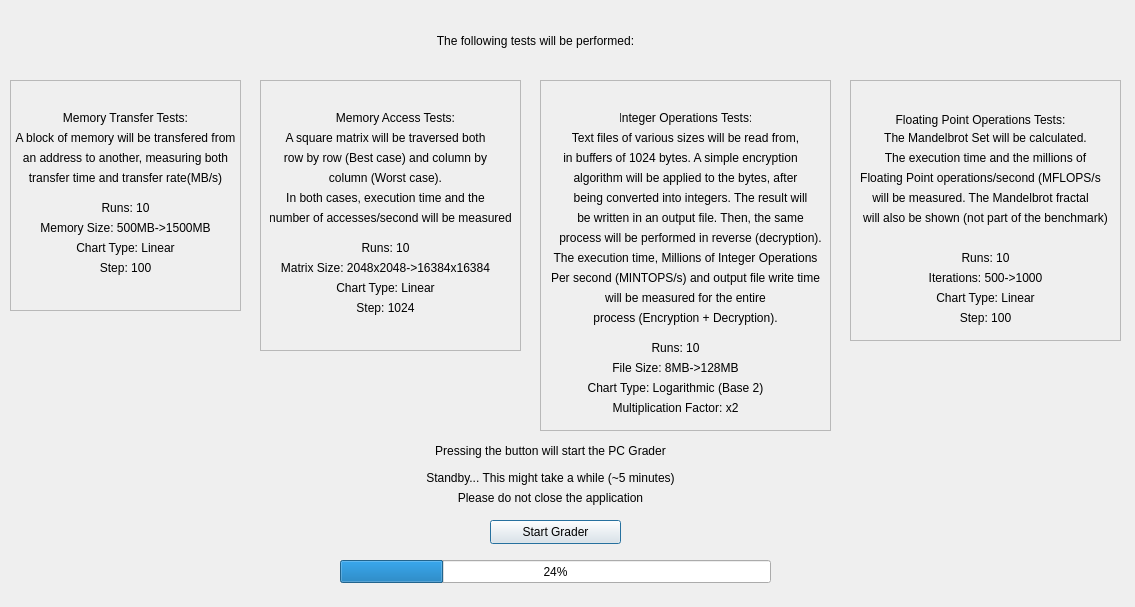
<?xml version="1.0" encoding="UTF-8"?>
<ui version="4.0">
 <class>RCDPcgrader</class>
 <widget class="QDialog" name="RCDPcgrader">
  <property name="geometry">
   <rect>
    <x>0</x>
    <y>0</y>
    <width>1135</width>
    <height>607</height>
   </rect>
  </property>
  <property name="windowTitle">
   <string>Dialog</string>
  </property>
  <widget class="QLabel" name="labelText">
   <property name="geometry">
    <rect>
     <x>360</x>
     <y>440</y>
     <width>381</width>
     <height>21</height>
    </rect>
   </property>
   <property name="text">
    <string>Pressing the button will start the PC Grader</string>
   </property>
   <property name="alignment">
    <set>Qt::AlignmentFlag::AlignCenter</set>
   </property>
  </widget>
  <widget class="QPushButton" name="btnStart">
   <property name="geometry">
    <rect>
     <x>490</x>
     <y>520</y>
     <width>131</width>
     <height>24</height>
    </rect>
   </property>
   <property name="text">
    <string>Start Grader</string>
   </property>
  </widget>
  <widget class="QLabel" name="labelStandby">
   <property name="geometry">
    <rect>
     <x>410</x>
     <y>470</y>
     <width>281</width>
     <height>16</height>
    </rect>
   </property>
   <property name="text">
    <string>Standby... This might take a while (~5 minutes)</string>
   </property>
   <property name="alignment">
    <set>Qt::AlignmentFlag::AlignCenter</set>
   </property>
  </widget>
  <widget class="QLabel" name="label">
   <property name="geometry">
    <rect>
     <x>270</x>
     <y>20</y>
     <width>531</width>
     <height>41</height>
    </rect>
   </property>
   <property name="text">
    <string>The following tests will be performed:</string>
   </property>
   <property name="alignment">
    <set>Qt::AlignmentFlag::AlignCenter</set>
   </property>
  </widget>
  <widget class="QLabel" name="label_3">
   <property name="geometry">
    <rect>
     <x>10</x>
     <y>130</y>
     <width>231</width>
     <height>16</height>
    </rect>
   </property>
   <property name="text">
    <string>A block of memory will be transfered from</string>
   </property>
   <property name="alignment">
    <set>Qt::AlignmentFlag::AlignCenter</set>
   </property>
  </widget>
  <widget class="QLabel" name="label_4">
   <property name="geometry">
    <rect>
     <x>10</x>
     <y>150</y>
     <width>231</width>
     <height>16</height>
    </rect>
   </property>
   <property name="text">
    <string>an address to another, measuring both</string>
   </property>
   <property name="alignment">
    <set>Qt::AlignmentFlag::AlignCenter</set>
   </property>
  </widget>
  <widget class="QLabel" name="label_5">
   <property name="geometry">
    <rect>
     <x>10</x>
     <y>200</y>
     <width>231</width>
     <height>16</height>
    </rect>
   </property>
   <property name="text">
    <string>Runs: 10</string>
   </property>
   <property name="alignment">
    <set>Qt::AlignmentFlag::AlignCenter</set>
   </property>
  </widget>
  <widget class="QLabel" name="label_6">
   <property name="geometry">
    <rect>
     <x>10</x>
     <y>220</y>
     <width>231</width>
     <height>16</height>
    </rect>
   </property>
   <property name="text">
    <string>Memory Size: 500MB-&gt;1500MB</string>
   </property>
   <property name="alignment">
    <set>Qt::AlignmentFlag::AlignCenter</set>
   </property>
  </widget>
  <widget class="QLabel" name="label_7">
   <property name="geometry">
    <rect>
     <x>10</x>
     <y>240</y>
     <width>231</width>
     <height>16</height>
    </rect>
   </property>
   <property name="text">
    <string>Chart Type: Linear</string>
   </property>
   <property name="alignment">
    <set>Qt::AlignmentFlag::AlignCenter</set>
   </property>
  </widget>
  <widget class="QLabel" name="label_8">
   <property name="geometry">
    <rect>
     <x>10</x>
     <y>260</y>
     <width>231</width>
     <height>16</height>
    </rect>
   </property>
   <property name="text">
    <string>Step: 100</string>
   </property>
   <property name="alignment">
    <set>Qt::AlignmentFlag::AlignCenter</set>
   </property>
  </widget>
  <widget class="QLabel" name="label_9">
   <property name="geometry">
    <rect>
     <x>270</x>
     <y>150</y>
     <width>231</width>
     <height>16</height>
    </rect>
   </property>
   <property name="text">
    <string>row by row (Best case) and column by</string>
   </property>
   <property name="alignment">
    <set>Qt::AlignmentFlag::AlignCenter</set>
   </property>
  </widget>
  <widget class="QLabel" name="label_10">
   <property name="geometry">
    <rect>
     <x>270</x>
     <y>130</y>
     <width>231</width>
     <height>16</height>
    </rect>
   </property>
   <property name="text">
    <string>A square matrix will be traversed both</string>
   </property>
   <property name="alignment">
    <set>Qt::AlignmentFlag::AlignCenter</set>
   </property>
  </widget>
  <widget class="QLabel" name="label_12">
   <property name="geometry">
    <rect>
     <x>270</x>
     <y>300</y>
     <width>231</width>
     <height>16</height>
    </rect>
   </property>
   <property name="text">
    <string>Step: 1024</string>
   </property>
   <property name="alignment">
    <set>Qt::AlignmentFlag::AlignCenter</set>
   </property>
  </widget>
  <widget class="QLabel" name="label_13">
   <property name="geometry">
    <rect>
     <x>270</x>
     <y>280</y>
     <width>231</width>
     <height>16</height>
    </rect>
   </property>
   <property name="text">
    <string>Chart Type: Linear</string>
   </property>
   <property name="alignment">
    <set>Qt::AlignmentFlag::AlignCenter</set>
   </property>
  </widget>
  <widget class="QLabel" name="label_14">
   <property name="geometry">
    <rect>
     <x>270</x>
     <y>260</y>
     <width>231</width>
     <height>16</height>
    </rect>
   </property>
   <property name="text">
    <string>Matrix Size: 2048x2048-&gt;16384x16384</string>
   </property>
   <property name="alignment">
    <set>Qt::AlignmentFlag::AlignCenter</set>
   </property>
  </widget>
  <widget class="QLabel" name="label_15">
   <property name="geometry">
    <rect>
     <x>270</x>
     <y>240</y>
     <width>231</width>
     <height>16</height>
    </rect>
   </property>
   <property name="text">
    <string>Runs: 10</string>
   </property>
   <property name="alignment">
    <set>Qt::AlignmentFlag::AlignCenter</set>
   </property>
  </widget>
  <widget class="QLabel" name="label_16">
   <property name="geometry">
    <rect>
     <x>10</x>
     <y>170</y>
     <width>231</width>
     <height>16</height>
    </rect>
   </property>
   <property name="text">
    <string>transfer time and transfer rate(MB/s)</string>
   </property>
   <property name="alignment">
    <set>Qt::AlignmentFlag::AlignCenter</set>
   </property>
  </widget>
  <widget class="QLabel" name="label_17">
   <property name="geometry">
    <rect>
     <x>270</x>
     <y>170</y>
     <width>231</width>
     <height>16</height>
    </rect>
   </property>
   <property name="text">
    <string>column (Worst case).</string>
   </property>
   <property name="alignment">
    <set>Qt::AlignmentFlag::AlignCenter</set>
   </property>
  </widget>
  <widget class="QLabel" name="label_18">
   <property name="geometry">
    <rect>
     <x>270</x>
     <y>190</y>
     <width>231</width>
     <height>16</height>
    </rect>
   </property>
   <property name="text">
    <string>In both cases, execution time and the</string>
   </property>
   <property name="alignment">
    <set>Qt::AlignmentFlag::AlignCenter</set>
   </property>
  </widget>
  <widget class="QLabel" name="label_19">
   <property name="geometry">
    <rect>
     <x>270</x>
     <y>210</y>
     <width>241</width>
     <height>16</height>
    </rect>
   </property>
   <property name="text">
    <string>number of accesses/second will be measured</string>
   </property>
   <property name="alignment">
    <set>Qt::AlignmentFlag::AlignCenter</set>
   </property>
  </widget>
  <widget class="QLabel" name="label_21">
   <property name="geometry">
    <rect>
     <x>570</x>
     <y>130</y>
     <width>231</width>
     <height>16</height>
    </rect>
   </property>
   <property name="text">
    <string>Text files of various sizes will be read from,</string>
   </property>
   <property name="alignment">
    <set>Qt::AlignmentFlag::AlignCenter</set>
   </property>
  </widget>
  <widget class="QLabel" name="label_23">
   <property name="geometry">
    <rect>
     <x>620</x>
     <y>110</y>
     <width>131</width>
     <height>16</height>
    </rect>
   </property>
   <property name="text">
    <string>Integer Operations Tests:</string>
   </property>
   <property name="alignment">
    <set>Qt::AlignmentFlag::AlignCenter</set>
   </property>
  </widget>
  <widget class="QLabel" name="label_24">
   <property name="geometry">
    <rect>
     <x>560</x>
     <y>400</y>
     <width>231</width>
     <height>16</height>
    </rect>
   </property>
   <property name="text">
    <string>Multiplication Factor: x2</string>
   </property>
   <property name="alignment">
    <set>Qt::AlignmentFlag::AlignCenter</set>
   </property>
  </widget>
  <widget class="QLabel" name="label_25">
   <property name="geometry">
    <rect>
     <x>560</x>
     <y>380</y>
     <width>231</width>
     <height>16</height>
    </rect>
   </property>
   <property name="text">
    <string>Chart Type: Logarithmic (Base 2)</string>
   </property>
   <property name="alignment">
    <set>Qt::AlignmentFlag::AlignCenter</set>
   </property>
  </widget>
  <widget class="QLabel" name="label_26">
   <property name="geometry">
    <rect>
     <x>560</x>
     <y>360</y>
     <width>231</width>
     <height>16</height>
    </rect>
   </property>
   <property name="text">
    <string>File Size: 8MB-&gt;128MB</string>
   </property>
   <property name="alignment">
    <set>Qt::AlignmentFlag::AlignCenter</set>
   </property>
  </widget>
  <widget class="QLabel" name="label_27">
   <property name="geometry">
    <rect>
     <x>560</x>
     <y>340</y>
     <width>231</width>
     <height>16</height>
    </rect>
   </property>
   <property name="text">
    <string>Runs: 10</string>
   </property>
   <property name="alignment">
    <set>Qt::AlignmentFlag::AlignCenter</set>
   </property>
  </widget>
  <widget class="QLabel" name="label_30">
   <property name="geometry">
    <rect>
     <x>560</x>
     <y>230</y>
     <width>261</width>
     <height>16</height>
    </rect>
   </property>
   <property name="text">
    <string>process will be performed in reverse (decryption).</string>
   </property>
   <property name="alignment">
    <set>Qt::AlignmentFlag::AlignCenter</set>
   </property>
  </widget>
  <widget class="QLabel" name="label_31">
   <property name="geometry">
    <rect>
     <x>550</x>
     <y>250</y>
     <width>271</width>
     <height>16</height>
    </rect>
   </property>
   <property name="text">
    <string>The execution time, Millions of Integer Operations</string>
   </property>
   <property name="alignment">
    <set>Qt::AlignmentFlag::AlignCenter</set>
   </property>
  </widget>
  <widget class="QLabel" name="label_32">
   <property name="geometry">
    <rect>
     <x>550</x>
     <y>270</y>
     <width>271</width>
     <height>16</height>
    </rect>
   </property>
   <property name="text">
    <string>Per second (MINTOPS/s) and output file write time</string>
   </property>
   <property name="alignment">
    <set>Qt::AlignmentFlag::AlignCenter</set>
   </property>
  </widget>
  <widget class="QLabel" name="label_33">
   <property name="geometry">
    <rect>
     <x>550</x>
     <y>290</y>
     <width>271</width>
     <height>16</height>
    </rect>
   </property>
   <property name="text">
    <string>will be measured for the entire</string>
   </property>
   <property name="alignment">
    <set>Qt::AlignmentFlag::AlignCenter</set>
   </property>
  </widget>
  <widget class="QLabel" name="label_34">
   <property name="geometry">
    <rect>
     <x>550</x>
     <y>310</y>
     <width>271</width>
     <height>16</height>
    </rect>
   </property>
   <property name="text">
    <string>process (Encryption + Decryption).</string>
   </property>
   <property name="alignment">
    <set>Qt::AlignmentFlag::AlignCenter</set>
   </property>
  </widget>
  <widget class="QLabel" name="label_35">
   <property name="geometry">
    <rect>
     <x>870</x>
     <y>150</y>
     <width>231</width>
     <height>16</height>
    </rect>
   </property>
   <property name="text">
    <string>The execution time and the millions of</string>
   </property>
   <property name="alignment">
    <set>Qt::AlignmentFlag::AlignCenter</set>
   </property>
  </widget>
  <widget class="QLabel" name="label_36">
   <property name="geometry">
    <rect>
     <x>870</x>
     <y>130</y>
     <width>231</width>
     <height>16</height>
    </rect>
   </property>
   <property name="text">
    <string>The Mandelbrot Set will be calculated.</string>
   </property>
   <property name="alignment">
    <set>Qt::AlignmentFlag::AlignCenter</set>
   </property>
  </widget>
  <widget class="QLabel" name="label_37">
   <property name="geometry">
    <rect>
     <x>860</x>
     <y>170</y>
     <width>241</width>
     <height>16</height>
    </rect>
   </property>
   <property name="text">
    <string>Floating Point operations/second (MFLOPS/s</string>
   </property>
   <property name="alignment">
    <set>Qt::AlignmentFlag::AlignCenter</set>
   </property>
  </widget>
  <widget class="QLabel" name="label_38">
   <property name="geometry">
    <rect>
     <x>890</x>
     <y>110</y>
     <width>181</width>
     <height>20</height>
    </rect>
   </property>
   <property name="text">
    <string>Floating Point Operations Tests:</string>
   </property>
   <property name="alignment">
    <set>Qt::AlignmentFlag::AlignCenter</set>
   </property>
  </widget>
  <widget class="QLabel" name="label_39">
   <property name="geometry">
    <rect>
     <x>870</x>
     <y>310</y>
     <width>231</width>
     <height>16</height>
    </rect>
   </property>
   <property name="text">
    <string>Step: 100</string>
   </property>
   <property name="alignment">
    <set>Qt::AlignmentFlag::AlignCenter</set>
   </property>
  </widget>
  <widget class="QLabel" name="label_40">
   <property name="geometry">
    <rect>
     <x>870</x>
     <y>290</y>
     <width>231</width>
     <height>16</height>
    </rect>
   </property>
   <property name="text">
    <string>Chart Type: Linear</string>
   </property>
   <property name="alignment">
    <set>Qt::AlignmentFlag::AlignCenter</set>
   </property>
  </widget>
  <widget class="QLabel" name="label_41">
   <property name="geometry">
    <rect>
     <x>870</x>
     <y>270</y>
     <width>231</width>
     <height>16</height>
    </rect>
   </property>
   <property name="text">
    <string>Iterations: 500-&gt;1000</string>
   </property>
   <property name="alignment">
    <set>Qt::AlignmentFlag::AlignCenter</set>
   </property>
  </widget>
  <widget class="QLabel" name="label_42">
   <property name="geometry">
    <rect>
     <x>870</x>
     <y>250</y>
     <width>231</width>
     <height>16</height>
    </rect>
   </property>
   <property name="text">
    <string>Runs: 10</string>
   </property>
   <property name="alignment">
    <set>Qt::AlignmentFlag::AlignCenter</set>
   </property>
  </widget>
  <widget class="QLabel" name="label_43">
   <property name="geometry">
    <rect>
     <x>860</x>
     <y>190</y>
     <width>241</width>
     <height>16</height>
    </rect>
   </property>
   <property name="text">
    <string>will be measured. The Mandelbrot fractal</string>
   </property>
   <property name="alignment">
    <set>Qt::AlignmentFlag::AlignCenter</set>
   </property>
  </widget>
  <widget class="QLabel" name="label_44">
   <property name="geometry">
    <rect>
     <x>860</x>
     <y>210</y>
     <width>251</width>
     <height>16</height>
    </rect>
   </property>
   <property name="text">
    <string>will also be shown (not part of the benchmark)</string>
   </property>
   <property name="alignment">
    <set>Qt::AlignmentFlag::AlignCenter</set>
   </property>
  </widget>
  <widget class="QProgressBar" name="progressBar">
   <property name="geometry">
    <rect>
     <x>340</x>
     <y>560</y>
     <width>431</width>
     <height>23</height>
    </rect>
   </property>
   <property name="value">
    <number>24</number>
   </property>
  </widget>
  <widget class="QLabel" name="labelClose">
   <property name="geometry">
    <rect>
     <x>410</x>
     <y>490</y>
     <width>281</width>
     <height>16</height>
    </rect>
   </property>
   <property name="text">
    <string>Please do not close the application</string>
   </property>
   <property name="alignment">
    <set>Qt::AlignmentFlag::AlignCenter</set>
   </property>
  </widget>
  <widget class="QFrame" name="frame">
   <property name="geometry">
    <rect>
     <x>10</x>
     <y>80</y>
     <width>231</width>
     <height>231</height>
    </rect>
   </property>
   <property name="frameShape">
    <enum>QFrame::Shape::StyledPanel</enum>
   </property>
   <property name="frameShadow">
    <enum>QFrame::Shadow::Raised</enum>
   </property>
   <widget class="QLabel" name="label_2">
    <property name="geometry">
     <rect>
      <x>50</x>
      <y>30</y>
      <width>131</width>
      <height>16</height>
     </rect>
    </property>
    <property name="text">
     <string>Memory Transfer Tests:</string>
    </property>
    <property name="alignment">
     <set>Qt::AlignmentFlag::AlignCenter</set>
    </property>
   </widget>
  </widget>
  <widget class="QFrame" name="frame_2">
   <property name="geometry">
    <rect>
     <x>260</x>
     <y>80</y>
     <width>261</width>
     <height>271</height>
    </rect>
   </property>
   <property name="frameShape">
    <enum>QFrame::Shape::StyledPanel</enum>
   </property>
   <property name="frameShadow">
    <enum>QFrame::Shadow::Raised</enum>
   </property>
   <widget class="QLabel" name="label_11">
    <property name="geometry">
     <rect>
      <x>70</x>
      <y>30</y>
      <width>131</width>
      <height>16</height>
     </rect>
    </property>
    <property name="text">
     <string>Memory Access Tests:</string>
    </property>
    <property name="alignment">
     <set>Qt::AlignmentFlag::AlignCenter</set>
    </property>
   </widget>
  </widget>
  <widget class="QFrame" name="frame_3">
   <property name="geometry">
    <rect>
     <x>540</x>
     <y>80</y>
     <width>291</width>
     <height>351</height>
    </rect>
   </property>
   <property name="frameShape">
    <enum>QFrame::Shape::StyledPanel</enum>
   </property>
   <property name="frameShadow">
    <enum>QFrame::Shadow::Raised</enum>
   </property>
   <widget class="QLabel" name="label_29">
    <property name="geometry">
     <rect>
      <x>30</x>
      <y>130</y>
      <width>241</width>
      <height>16</height>
     </rect>
    </property>
    <property name="text">
     <string>be written in an output file. Then, the same</string>
    </property>
    <property name="alignment">
     <set>Qt::AlignmentFlag::AlignCenter</set>
    </property>
   </widget>
   <widget class="QLabel" name="label_28">
    <property name="geometry">
     <rect>
      <x>30</x>
      <y>110</y>
      <width>241</width>
      <height>16</height>
     </rect>
    </property>
    <property name="text">
     <string>being converted into integers. The result will</string>
    </property>
    <property name="alignment">
     <set>Qt::AlignmentFlag::AlignCenter</set>
    </property>
   </widget>
   <widget class="QLabel" name="label_22">
    <property name="geometry">
     <rect>
      <x>30</x>
      <y>90</y>
      <width>231</width>
      <height>16</height>
     </rect>
    </property>
    <property name="text">
     <string>algorithm will be applied to the bytes, after</string>
    </property>
    <property name="alignment">
     <set>Qt::AlignmentFlag::AlignCenter</set>
    </property>
   </widget>
   <widget class="QLabel" name="label_20">
    <property name="geometry">
     <rect>
      <x>20</x>
      <y>70</y>
      <width>241</width>
      <height>16</height>
     </rect>
    </property>
    <property name="text">
     <string>in buffers of 1024 bytes. A simple encryption</string>
    </property>
    <property name="alignment">
     <set>Qt::AlignmentFlag::AlignCenter</set>
    </property>
   </widget>
  </widget>
  <widget class="QFrame" name="frame_4">
   <property name="geometry">
    <rect>
     <x>850</x>
     <y>80</y>
     <width>271</width>
     <height>261</height>
    </rect>
   </property>
   <property name="frameShape">
    <enum>QFrame::Shape::StyledPanel</enum>
   </property>
   <property name="frameShadow">
    <enum>QFrame::Shadow::Raised</enum>
   </property>
  </widget>
  <zorder>frame_4</zorder>
  <zorder>frame_3</zorder>
  <zorder>frame_2</zorder>
  <zorder>frame</zorder>
  <zorder>labelText</zorder>
  <zorder>btnStart</zorder>
  <zorder>labelStandby</zorder>
  <zorder>label</zorder>
  <zorder>label_3</zorder>
  <zorder>label_4</zorder>
  <zorder>label_5</zorder>
  <zorder>label_6</zorder>
  <zorder>label_7</zorder>
  <zorder>label_8</zorder>
  <zorder>label_9</zorder>
  <zorder>label_10</zorder>
  <zorder>label_12</zorder>
  <zorder>label_13</zorder>
  <zorder>label_14</zorder>
  <zorder>label_15</zorder>
  <zorder>label_16</zorder>
  <zorder>label_17</zorder>
  <zorder>label_18</zorder>
  <zorder>label_19</zorder>
  <zorder>label_21</zorder>
  <zorder>label_23</zorder>
  <zorder>label_24</zorder>
  <zorder>label_25</zorder>
  <zorder>label_26</zorder>
  <zorder>label_27</zorder>
  <zorder>label_30</zorder>
  <zorder>label_31</zorder>
  <zorder>label_32</zorder>
  <zorder>label_33</zorder>
  <zorder>label_34</zorder>
  <zorder>label_35</zorder>
  <zorder>label_36</zorder>
  <zorder>label_37</zorder>
  <zorder>label_38</zorder>
  <zorder>label_39</zorder>
  <zorder>label_40</zorder>
  <zorder>label_41</zorder>
  <zorder>label_42</zorder>
  <zorder>label_43</zorder>
  <zorder>label_44</zorder>
  <zorder>progressBar</zorder>
  <zorder>labelClose</zorder>
 </widget>
 <resources/>
 <connections/>
</ui>
